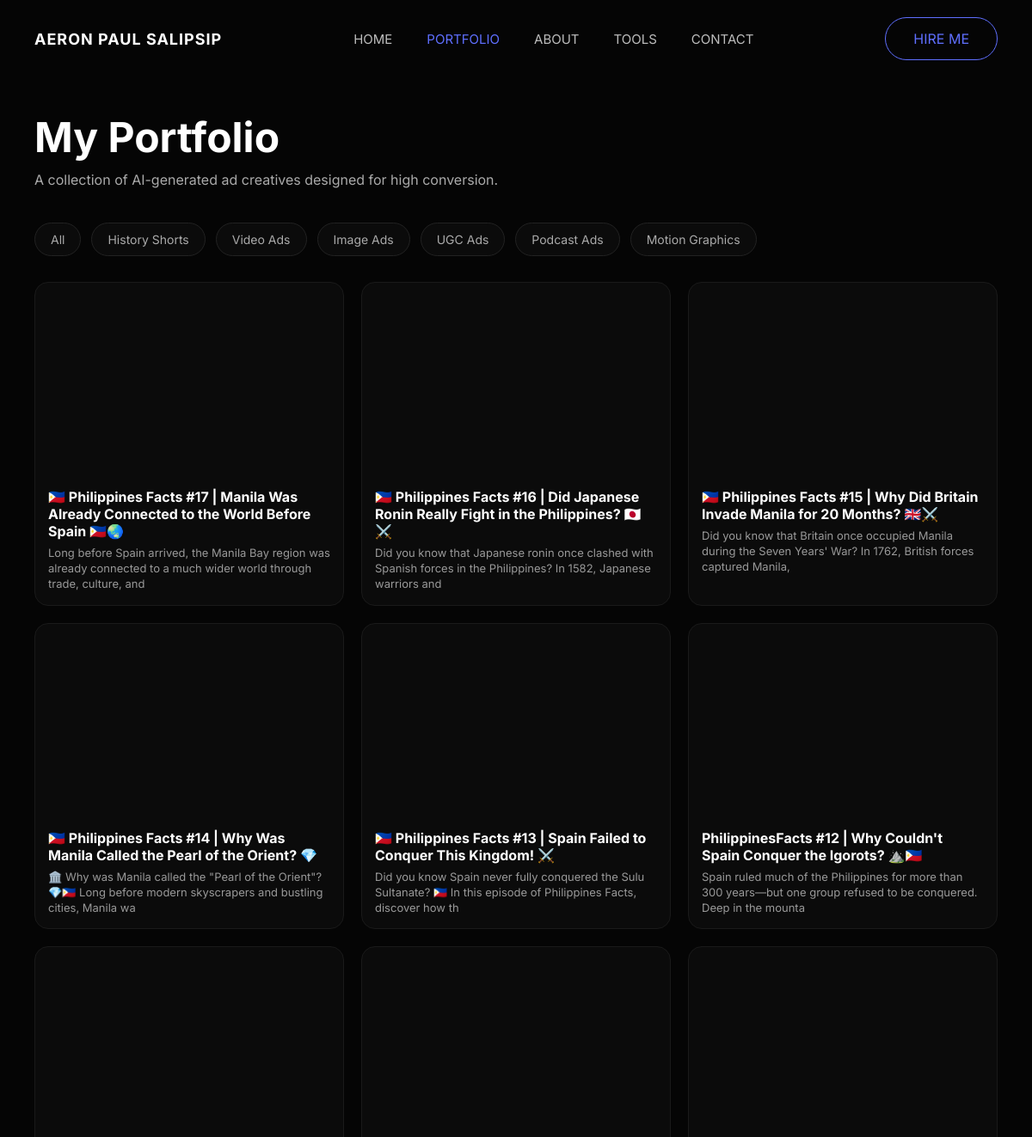
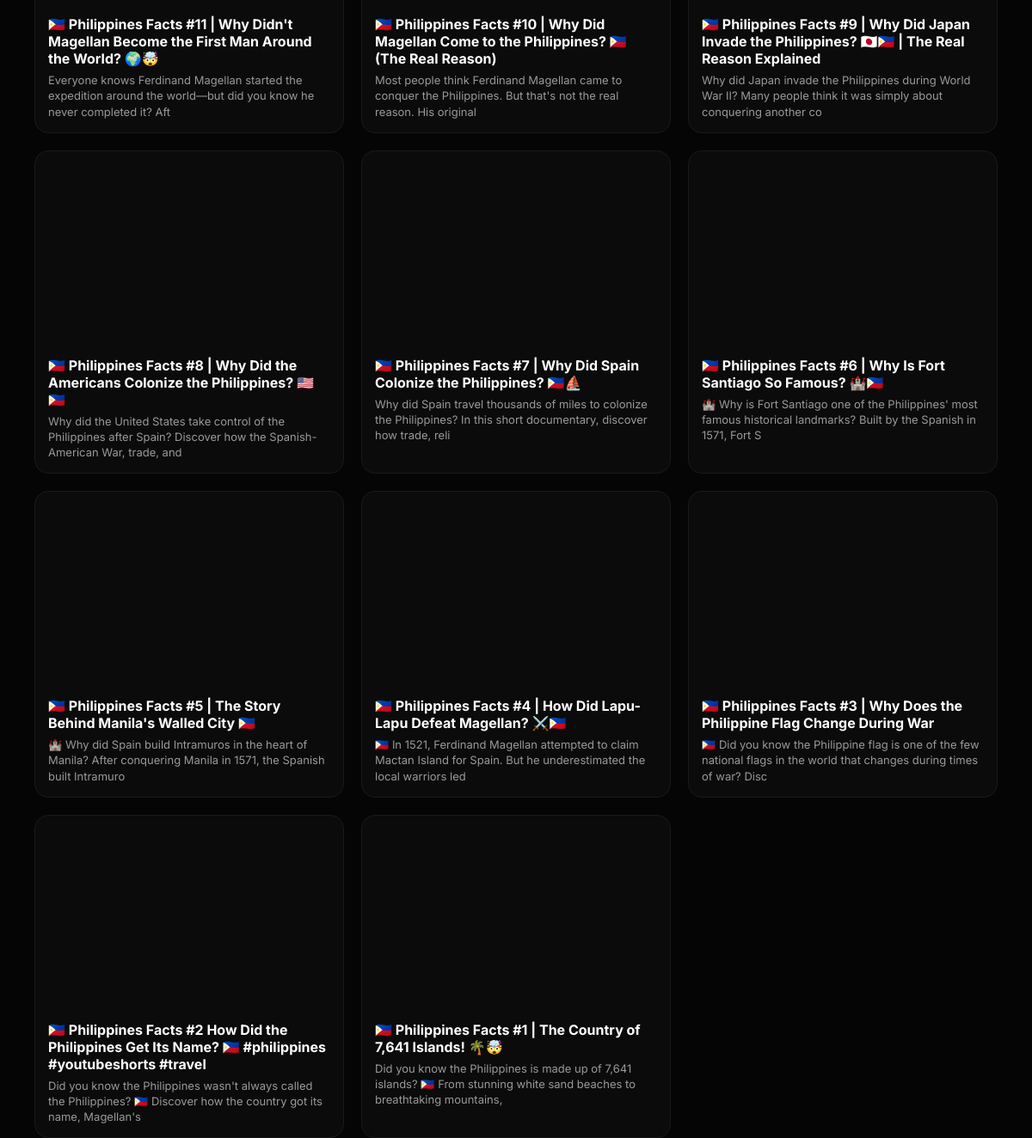
The app's page /portfolio with its own data (2 pictures, top to bottom).
### tables this page shows
CREATE TABLE portfolio (
    id INTEGER PRIMARY KEY AUTOINCREMENT,
    title TEXT NOT NULL,
    category TEXT NOT NULL,
    file_name TEXT,
    file_type TEXT DEFAULT 'image',
    youtube_url TEXT,
    description TEXT,
    created_at TIMESTAMP DEFAULT CURRENT_TIMESTAMP
);

### app.py (the view)
@app.route("/portfolio")
def portfolio():
    conn = get_db()
    cursor = conn.cursor()
    cursor.execute("""
        SELECT * FROM portfolio
        ORDER BY id DESC
    """)
    items = cursor.fetchall()
    conn.close()
    return render_template("portfolio.html", items=items)

### app.py (called while the page is built)
def get_db():
    conn = sqlite3.connect("database.db")
    conn.row_factory = sqlite3.Row
    return conn

### templates/portfolio.html (shortened to what this page needs)
<!DOCTYPE html>
<html lang="en">
<head>
<link rel="stylesheet" href="{{ url_for('static', filename='css/style.css') }}">
<link rel="stylesheet" href="{{ url_for('static', filename='css/portfolio.css') }}">
</head>
<body>
<nav class="navbar">
    <div class="logo">AERON PAUL SALIPSIP</div>
    <ul class="nav-links">
        <li><a href="/">HOME</a></li>
        <li><a class="active" href="/portfolio">PORTFOLIO</a></li>
        <li><a href="/about">ABOUT</a></li>
        <li><a href="/tools">TOOLS</a></li>
        <li><a href="/contact">CONTACT</a></li>
    </ul>
    <a href="/contact" class="hire-btn">HIRE ME</a>
</nav>
<div class="page-header">
    <h1>My Portfolio</h1>
    <p>A collection of AI-generated ad creatives designed for high conversion.</p>
</div>
<div class="filter-bar">
    <button class="filter-btn" onclick="filterCards('all')">All</button>
    <button class="filter-btn" onclick="filterCards('history')">History Shorts</button>
    <button class="filter-btn" onclick="filterCards('video_ads')">Video Ads</button>
    <button class="filter-btn" onclick="filterCards('image_ads')">Image Ads</button>
    <button class="filter-btn" onclick="filterCards('ugc')">UGC Ads</button>
    <button class="filter-btn" onclick="filterCards('podcast')">Podcast Ads</button>
    <button class="filter-btn" onclick="filterCards('motion')">Motion Graphics</button>
</div>
<div class="portfolio-grid-full">
   {% for item in items %}
<div class="card"
    data-category="{{ item[2] }}"
    data-title="{{ item[1] }}"
    data-prompt="{{ item[6] }}"
    data-file="{{ url_for('static', filename='uploads/' + item[3]) if item[3] else '' }}"
    data-type="{{ item[4] }}"
    data-youtube="{{ item[5] }}"
    onclick="openModal(this)">
    {% if item[4] == "image" %}
        <img
            src="{{ url_for('static', filename='uploads/' + item[3]) }}"
            alt="{{ item[1] }}">
    {% elif item[4] == "youtube" %}
        <iframe
            width="100%"
            height="220"
            src="{{ item[5] }}"
            title="{{ item[1] }}"
            frameborder="0"
            allow="accelerometer; autoplay; clipboard-write; encrypted-media; gyroscope; picture-in-picture"
            allowfullscreen>
        </iframe>
    {% endif %}
    <div class="card-body">
        <h3>{{ item[1] }}</h3>
        <p>
            {{ item[6][:120] if item[6] else 'No description yet' }}
        </p>
    </div>
</div>
{% endfor %}
</div>
</body>
</html>

### static/css/style.css (style rules this page uses)
* { margin:0; padding:0; box-sizing:border-box; font-family:'Inter',sans-serif; }
body { background:#050505; color:white; padding:0 40px; }
.navbar { height:90px; display:flex; justify-content:space-between; align-items:center; }
.logo { font-size:18px; font-weight:700; letter-spacing:1px; }
.nav-links { display:flex; gap:40px; list-style:none; }
.nav-links a { color:#bdbdbd; text-decoration:none; font-size:15px; transition:.3s; }
.active { color:#5f6fff !important; }
.hire-btn { padding:14px 32px; border:1px solid #5f6fff; border-radius:50px; color:#5f6fff; text-decoration:none; }

### static/css/portfolio.css (style rules this page uses)
.page-header { margin-top: 40px; margin-bottom: 30px; }
.page-header h1 { font-size: 48px; margin-bottom: 10px; }
.page-header p { color: #aaa; max-width: 600px; }
.filter-bar { display: flex; gap: 12px; margin: 30px 0; flex-wrap: wrap; }
.filter-btn { padding: 10px 18px; border-radius: 999px; border: 1px solid #222; background: #0b0b0b; color: #aaa; cursor: pointer; transition: .3s; font-size: 14px; }
.portfolio-grid-full { display: grid; grid-template-columns: repeat(3, 1fr); gap: 20px; }
.card { background: #0b0b0b; border: 1px solid #1a1a1a; border-radius: 16px; overflow: hidden; transition: .3s; cursor: pointer; }
.card-body { padding: 15px; }
.card-body h3 { font-size: 16px; margin-bottom: 6px; }
.card-body p { font-size: 13px; color: #999; line-height: 1.4; }
button { margin-top: 10px; padding: 10px 15px; background:#5f6fff; border:none; color:white; border-radius:8px; cursor:pointer; }

### records on screen
portfolio: title "🇵🇭 Philippines Facts #17 | Manila Was Already Connected to the World Before Spain 🇵🇭🌏", description "Long before Spain arrived, the Manila Bay region was already connected to a much wider world through trade, culture, and"
portfolio: title "🇵🇭 Philippines Facts #16 | Did Japanese Ronin Really Fight in the Philippines? 🇯🇵⚔️", description "Did you know that Japanese ronin once clashed with Spanish forces in the Philippines? In 1582, Japanese warriors and"
portfolio: title "🇵🇭 Philippines Facts #15 | Why Did Britain Invade Manila for 20 Months? 🇬🇧⚔️", description "Did you know that Britain once occupied Manila during the Seven Years' War? In 1762, British forces captured Manila,"
portfolio: title "🇵🇭 Philippines Facts #14 | Why Was Manila Called the Pearl of the Orient? 💎", description "🏛️ Why was Manila called the \"Pearl of the Orient\"? 💎🇵🇭 Long before modern skyscrapers and bustling cities, Manila wa"
portfolio: title "🇵🇭 Philippines Facts #13 | Spain Failed to Conquer This Kingdom! ⚔️", description "Did you know Spain never fully conquered the Sulu Sultanate? 🇵🇭 In this episode of Philippines Facts, discover how th"
portfolio: title "PhilippinesFacts #12 | Why Couldn't Spain Conquer the Igorots? ⛰️🇵🇭", description "Spain ruled much of the Philippines for more than 300 years—but one group refused to be conquered. Deep in the mounta"
portfolio: title "🇵🇭 Philippines Facts #11 | Why Didn't Magellan Become the First Man Around the World? 🌍🤯", description "Everyone knows Ferdinand Magellan started the expedition around the world—but did you know he never completed it? Aft"
portfolio: title "🇵🇭 Philippines Facts #10 | Why Did Magellan Come to the Philippines? 🇵🇭 (The Real Reason)", description "Most people think Ferdinand Magellan came to conquer the Philippines. But that's not the real reason. His original"
portfolio: title "🇵🇭 Philippines Facts #9 | Why Did Japan Invade the Philippines? 🇯🇵🇵🇭 | The Real Reason Explained", description "Why did Japan invade the Philippines during World War II? Many people think it was simply about conquering another co"
portfolio: title "🇵🇭 Philippines Facts #8 | Why Did the Americans Colonize the Philippines? 🇺🇸🇵🇭", description "Why did the United States take control of the Philippines after Spain? Discover how the Spanish-American War, trade, and"
portfolio: title "🇵🇭 Philippines Facts #7 | Why Did Spain Colonize the Philippines? 🇵🇭⛵", description "Why did Spain travel thousands of miles to colonize the Philippines? In this short documentary, discover how trade, reli"
portfolio: title "🇵🇭 Philippines Facts #6 | Why Is Fort Santiago So Famous? 🏰🇵🇭", description "🏰 Why is Fort Santiago one of the Philippines' most famous historical landmarks? Built by the Spanish in 1571, Fort S"
portfolio: title "🇵🇭 Philippines Facts #5 | The Story Behind Manila's Walled City 🇵🇭", description "🏰 Why did Spain build Intramuros in the heart of Manila? After conquering Manila in 1571, the Spanish built Intramuro"
portfolio: title "🇵🇭 Philippines Facts #4 | How Did Lapu-Lapu Defeat Magellan? ⚔️🇵🇭", description "🇵🇭 In 1521, Ferdinand Magellan attempted to claim Mactan Island for Spain. But he underestimated the local warriors led"
portfolio: title "🇵🇭 Philippines Facts #3 | Why Does the Philippine Flag Change During War", description "🇵🇭 Did you know the Philippine flag is one of the few national flags in the world that changes during times of war? Disc"
portfolio: title "🇵🇭 Philippines Facts #2 How Did the Philippines Get Its Name? 🇵🇭 #philippines #youtubeshorts #travel", description "Did you know the Philippines wasn't always called the Philippines? 🇵🇭 Discover how the country got its name, Magellan's"
portfolio: title "🇵🇭 Philippines Facts #1 | The Country of 7,641 Islands! 🌴🤯", description "Did you know the Philippines is made up of 7,641 islands? 🇵🇭 From stunning white sand beaches to breathtaking mountains,"
